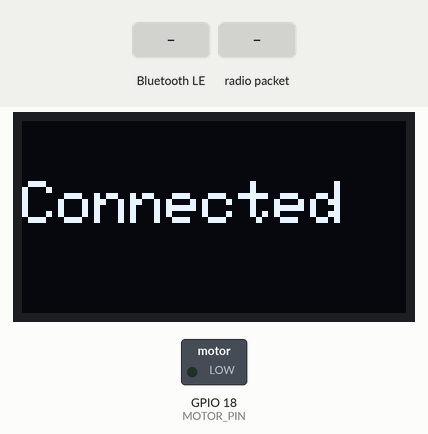
Bench run of a sketch on a simulated ESP32-C6. Shown: 128×64 one-colour display, switched loads named in the sketch (green lamp = pin HIGH). Inputs (shaded band) come from the test bench. Nothing arrives over Bluetooth unless stated; a phone connects over Bluetooth LE 3 s after start; what the sketch prints to the serial monitor is not drawn.

Above: at 3.6 s.
3.7 s: Bluetooth LE write "STOP" received
At 4.2 s:
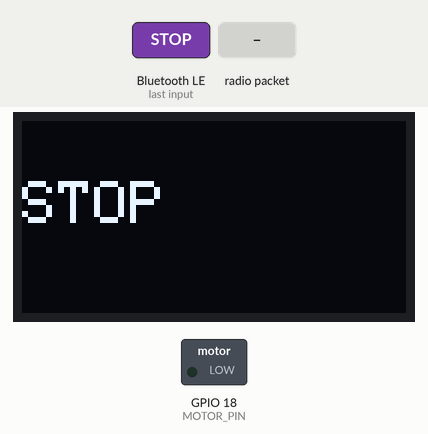
5.2 s: radio packet "m" arrives
At 5.7 s:
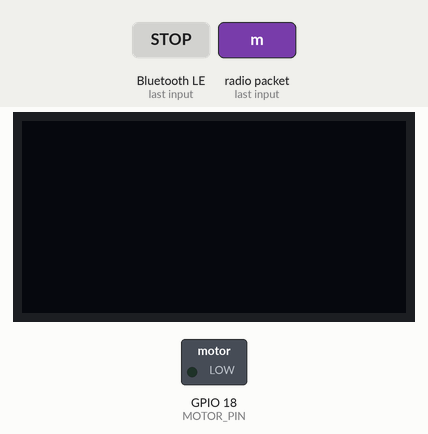
6.7 s: Bluetooth LE write "m" received
At 7.9 s:
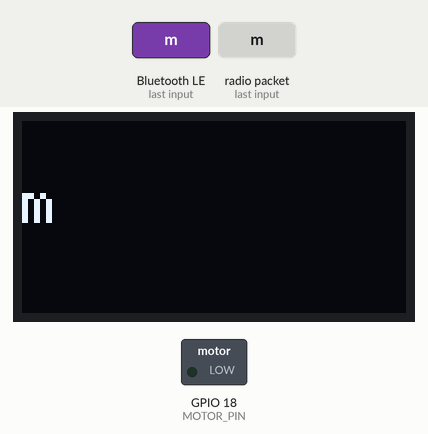
8.2 s: Bluetooth LE write "0" received
At 8.9 s:
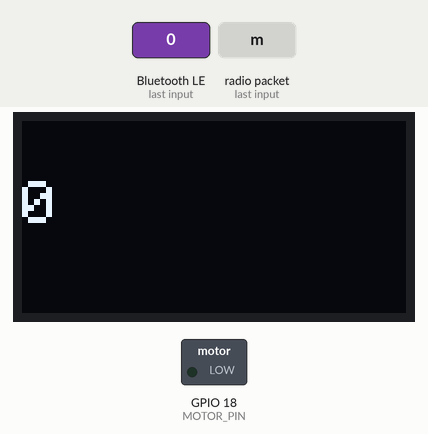
Timing chart, 0 to 10.7 s (numbered marks = the images above; inputs shaded):
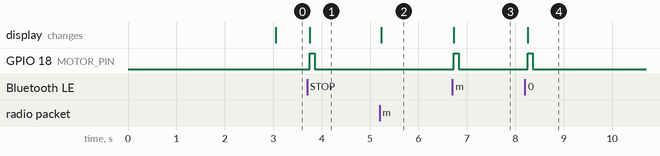

The sketch:

c6code.ino
```cpp
#include <esp_now.h>
#include <WiFi.h>
#include <Wire.h>
#include <Adafruit_GFX.h>
#include <Adafruit_SSD1306.h>
#include <BLEDevice.h>
#include <BLEServer.h>
#include <BLEUtils.h>

#define OLED_SDA 23
#define OLED_SCL 19
#define MOTOR_PIN 18
#define SCREEN_WIDTH 128
#define SCREEN_HEIGHT 64

#define SERVICE_UUID        "4fafc201-1fb5-459e-8fcc-c5c9c331914b"
#define CHARACTERISTIC_UUID "beb5483e-36e1-4688-b7f5-ea07361b26a8"

Adafruit_SSD1306 display(SCREEN_WIDTH, SCREEN_HEIGHT, &Wire, -1);
BLEServer* pServer = NULL;
BLECharacteristic* pCharacteristic = NULL;
bool deviceConnected = false;

uint8_t receiverMacAddress[] = {0x24 ,0x6F ,0x28 ,0x16 ,0x76 ,0x30};

typedef struct struct_message {
    char command;
    bool Vibrate;
    char message[100];
    int motorNumber;
    int angle;
} struct_message;

struct_message myData;

void OnDataRecv(const esp_now_recv_info_t *esp_now_info, const uint8_t *incomingData, int len) {
    struct_message* msg = (struct_message*)incomingData;

    Serial.println("Received ESP-NOW message");

    if (msg->command == 'm') {
        updateDisplay(msg->message);
        if (msg->Vibrate) {
            vibrate(100);
        }
    }
    else if (msg->command == 'v') {
        vibrate(100);
    }
}

void updateDisplay(const char* msg) {
    display.clearDisplay();
    display.setTextSize(2);
    display.setCursor(0,20);
    display.println(msg);
    display.display();
}

void vibrate(int duration) {
    digitalWrite(MOTOR_PIN, HIGH);
    delay(duration);
    digitalWrite(MOTOR_PIN, LOW);
}

void OnDataSent(const uint8_t *mac_addr, esp_now_send_status_t status) {
    Serial.print("\r\nLast Packet Send Status:\t");
    Serial.println(status == ESP_NOW_SEND_SUCCESS ? "Delivery Success" : "Delivery Fail");
}

class MyServerCallbacks: public BLEServerCallbacks {
    void onConnect(BLEServer* pServer) {
        deviceConnected = true;
        Serial.println("BLE Connected");
        updateDisplay("Connected");
    }

    void onDisconnect(BLEServer* pServer) {
        deviceConnected = false;
        Serial.println("BLE Disconnected");
        updateDisplay("Waiting..");
        BLEDevice::startAdvertising();
    }
};

class MyCallbacks: public BLECharacteristicCallbacks {
    void onWrite(BLECharacteristic *pCharacteristic) {
        uint8_t* data = pCharacteristic->getData();
        size_t len = pCharacteristic->getLength();

        if (len > 0) {
            char msgBuffer[100] = {0};
            size_t copyLen = std::min(len, sizeof(msgBuffer) - 1);
            memcpy(msgBuffer, data, copyLen);

            Serial.printf("BLE Received: %s\n", msgBuffer);

            if (msgBuffer[0] == 'M' && msgBuffer[1] >= '1' && msgBuffer[1] <= '3') {
                int motorNum = msgBuffer[1] - '0';
                int angle = atoi(&msgBuffer[3]);

                struct_message msg;
                msg.command = 'o';
                msg.motorNumber = motorNum;
                msg.angle = angle;
                strcpy(msg.message, msgBuffer);

                esp_err_t result = esp_now_send(receiverMacAddress, (uint8_t*)&msg, sizeof(msg));
                if (result == ESP_OK) {
                    Serial.println("Sent override command successfully");
                }
            }
            else if (strcmp(msgBuffer, "STOP") == 0) {
                struct_message msg;
                msg.command = 's';
                strcpy(msg.message, "STOP");

                esp_err_t result = esp_now_send(receiverMacAddress, (uint8_t*)&msg, sizeof(msg));
            }

            updateDisplay(msgBuffer);
            vibrate(100);
        }
    }
};

void setup() {
    Serial.begin(115200);
    Serial.println("Starting...");

    pinMode(MOTOR_PIN, OUTPUT);
    digitalWrite(MOTOR_PIN, LOW);

    Wire.begin(OLED_SDA, OLED_SCL);
    if (!display.begin(SSD1306_SWITCHCAPVCC, 0x3C)) {
        Serial.println("SSD1306 failed");
        return;
    }
    display.setTextColor(SSD1306_WHITE);

    WiFi.mode(WIFI_STA);
    if (esp_now_init() != ESP_OK) {
        Serial.println("ESP-NOW failed");
        return;
    }

    esp_now_register_send_cb(OnDataSent);
    esp_now_register_recv_cb(OnDataRecv);

    esp_now_peer_info_t peerInfo;
    memcpy(peerInfo.peer_addr, receiverMacAddress, 6);
    peerInfo.channel = 0;
    peerInfo.encrypt = false;

    if (esp_now_add_peer(&peerInfo) != ESP_OK) {
        Serial.println("Failed to add peer");
        return;
    }

    BLEDevice::init("ESP32-C6");
    pServer = BLEDevice::createServer();
    pServer->setCallbacks(new MyServerCallbacks());

    BLEService *pService = pServer->createService(SERVICE_UUID);
    pCharacteristic = pService->createCharacteristic(
                        CHARACTERISTIC_UUID,
                        BLECharacteristic::PROPERTY_READ |
                        BLECharacteristic::PROPERTY_WRITE
                      );

    pCharacteristic->setCallbacks(new MyCallbacks());
    pService->start();

    BLEAdvertising *pAdvertising = BLEDevice::getAdvertising();
    pAdvertising->addServiceUUID(SERVICE_UUID);
    pAdvertising->setScanResponse(true);
    BLEDevice::startAdvertising();

    updateDisplay("Ready!");
    Serial.println("Setup Complete!");
}

void loop() {
    delay(100);
}
```

Measured:
- after the input at 3.7 s, GPIO 18 (MOTOR_PIN): LOW → HIGH after 0.06 s, → LOW 0.10 s later; the display: changes after 0.06 s (image 1)
- after the input at 5.2 s, the display: changes at once (image 2)
- after the input at 6.7 s, GPIO 18 (MOTOR_PIN): LOW → HIGH at once, → LOW 0.10 s later; the display: changes at once (image 3)
- after the input at 8.2 s, GPIO 18 (MOTOR_PIN): LOW → HIGH after 0.06 s, → LOW 0.10 s later; the display: changes after 0.06 s (image 4)
